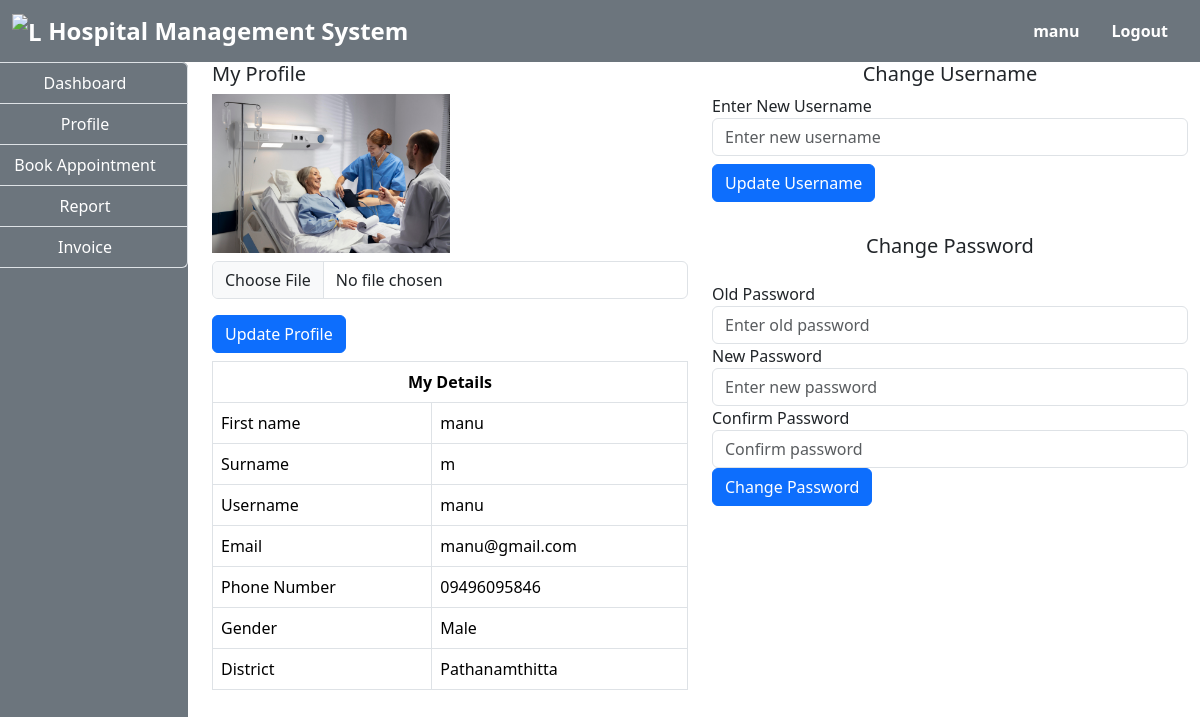
The app's page /patient/profile.php (signed in) with its own data.
### tables this page shows
CREATE TABLE `patient` (
  `id` int(100) NOT NULL,
  `firstname` varchar(100) NOT NULL,
  `surname` varchar(100) NOT NULL,
  `username` varchar(100) NOT NULL,
  `email` varchar(100) NOT NULL,
  `phone` varchar(100) NOT NULL,
  `gender` varchar(100) NOT NULL,
  `district` varchar(100) NOT NULL,
  `password` varchar(100) NOT NULL,
  `date_reg` varchar(100) NOT NULL,
  `profile` varchar(100) NOT NULL
);

### patient/profile.php (the view, shortened to what this page needs)
<!DOCTYPE html>
<html lang="en">
<head>
</head>
<body>
    <?php
    include("../include/header.php");
    include("../include/connection.php");
    ?>
    <div class="container-fluid">
        <div class="col-md-12">
            <div class="row">
                <div class="col-md-2">
                    <?php
                    include("sidenav.php");
                    $patient = $_SESSION['patient'];
                    $query = "SELECT * FROM patient WHERE username='$patient'";
                    $res = mysqli_query($connect, $query);
                    $row = mysqli_fetch_array($res);
                    ?>
                </div>
                <div class="col-md-10">
                    <div class="row">
                        <div class="col-md-6">
                            <h5>My Profile</h5>
                            <form action="profile.php" method="post" enctype="multipart/form-data">
                                <?php
                                echo "<img src='img/" . $row['profile'] . "' class='col-md-12 h-50 w-50'>";
                                ?>
                                <input type="file" name="img" class="form-control my-2">
                                <input type="submit" name="upload" class="btn btn-primary my-2" value="Update Profile">
                            </form>
                            <table class="table table-bordered">
                                <tr>
                                    <th colspan="2" class="text-center">My Details</th>
                                </tr>
                                <tr>
                                    <td>First name</td>
                                    <td><?php echo $row['firstname']; ?></td>
                                </tr>
                                <tr>
                                    <td>Surname</td>
                                    <td><?php echo $row['surname']; ?></td>
                                </tr>
                                <tr>
                                    <td>Username</td>
                                    <td><?php echo $row['username']; ?></td>
                                </tr>
                                <tr>
                                    <td>Email</td>
                                    <td><?php echo $row['email']; ?></td>
                                </tr>
                                <tr>
                                    <td>Phone Number</td>
                                    <td><?php echo $row['phone']; ?></td>
                                </tr>
                                <tr>
                                    <td>Gender</td>
                                    <td><?php echo $row['gender']; ?></td>
                                </tr>
                                <tr>
                                    <td>District</td>
                                    <td><?php echo $row['district']; ?></td>
                                </tr>
                            </table>
                        </div>
                        <div class="col-md-6">
                            <h5 class="text-center">Change Username</h5>
                            <form action="profile.php" method="post">
                                <label for="">Enter New Username</label>
                                <input type="text" name="uname" class="form-control" placeholder="Enter new username">
                                <input type="submit" name="update_username" value="Update Username" class="btn btn-primary my-2">
                            </form>
                            <h5 class="my-4 text-center">Change Password</h5>
                            <form action="" method="post">
                                <label for="">Old Password</label>
                                <input type="password" name="old_pass" class="form-control" placeholder="Enter old password">
                                <label for="">New Password</label>
                                <input type="password" name="new_pass" class="form-control" placeholder="Enter new password">
                                <label for="">Confirm Password</label>
                                <input type="password" name="con_pass" class="form-control" placeholder="Confirm password">
                                <input type="submit" name="change_password" value="Change Password" class="btn btn-primary">
                            </form>
                        </div>
                    </div>
                </div>
            </div>
        </div>
    </div>
</body>
</html>

### records on screen
patient: profile (picture), firstname "manu", surname "m", username "manu", email "manu@gmail.com", phone "09496095846", gender "Male", district "Pathanamthitta"

### other values on screen
$user "manu"
